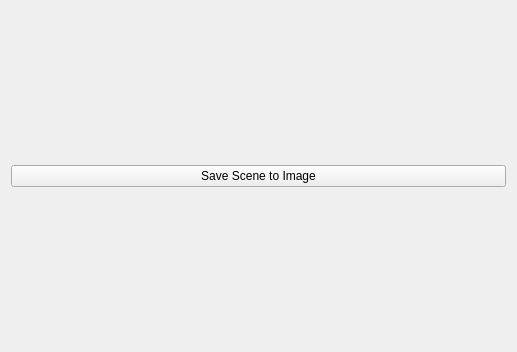
<?xml version="1.0" encoding="UTF-8"?>
<ui version="4.0">
 <class>Widget</class>
 <widget class="QWidget" name="Widget">
  <property name="geometry">
   <rect>
    <x>0</x>
    <y>0</y>
    <width>517</width>
    <height>352</height>
   </rect>
  </property>
  <property name="windowTitle">
   <string>Widget</string>
  </property>
  <layout class="QVBoxLayout" name="verticalLayout_2">
   <item>
    <layout class="QVBoxLayout" name="verticalLayout"/>
   </item>
   <item>
    <widget class="QPushButton" name="renderScene">
     <property name="text">
      <string>Save Scene to Image</string>
     </property>
    </widget>
   </item>
  </layout>
 </widget>
 <layoutdefault spacing="6" margin="11"/>
 <resources/>
 <connections/>
</ui>
